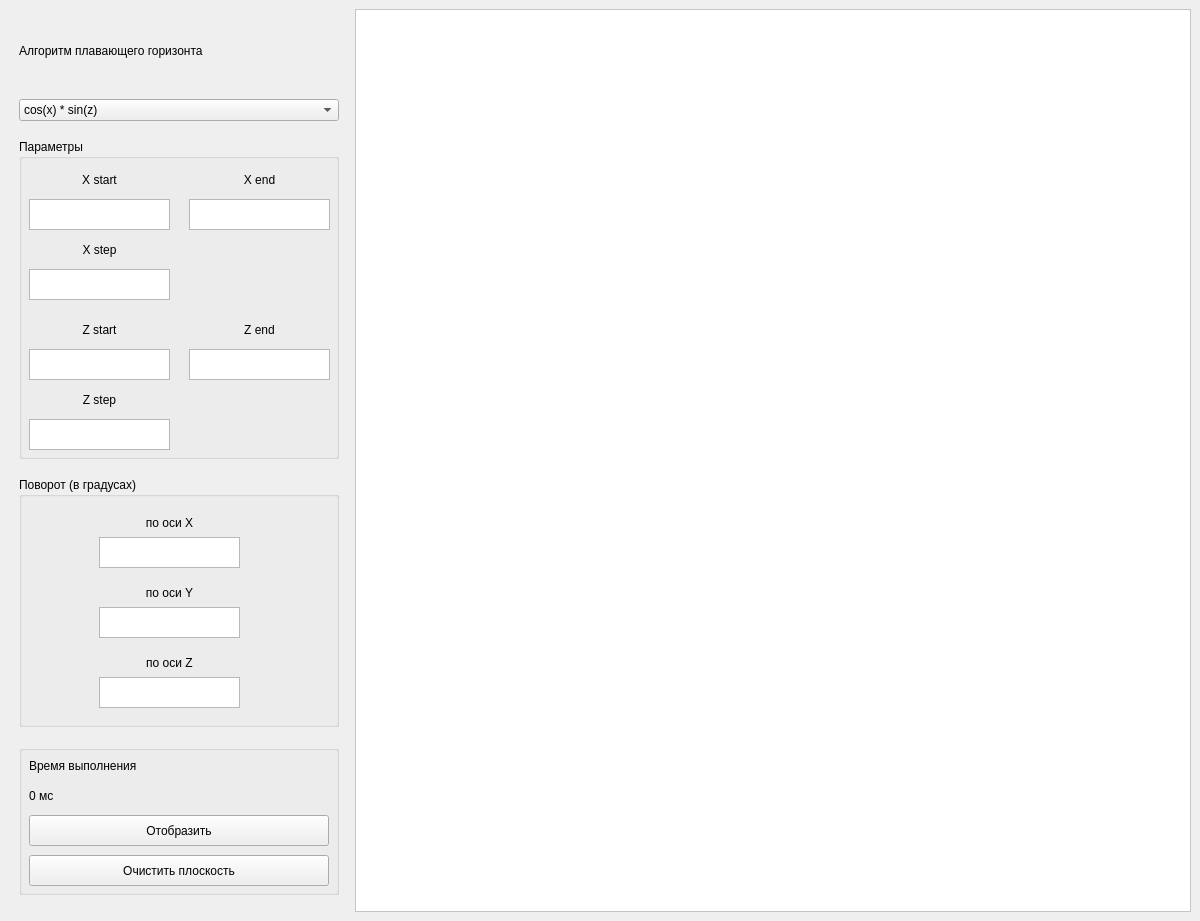
<?xml version="1.0" encoding="UTF-8"?>
<ui version="4.0">
 <class>mainWindow</class>
 <widget class="QMainWindow" name="mainWindow">
  <property name="geometry">
   <rect>
    <x>0</x>
    <y>0</y>
    <width>1200</width>
    <height>921</height>
   </rect>
  </property>
  <property name="minimumSize">
   <size>
    <width>1200</width>
    <height>921</height>
   </size>
  </property>
  <property name="windowTitle">
   <string>Лабораторная работа №9</string>
  </property>
  <widget class="QWidget" name="centralwidget">
   <layout class="QHBoxLayout" name="horizontalLayout_3">
    <item>
     <layout class="QVBoxLayout" name="verticalLayout">
      <property name="leftMargin">
       <number>10</number>
      </property>
      <property name="rightMargin">
       <number>10</number>
      </property>
      <item>
       <widget class="QLabel" name="label">
        <property name="minimumSize">
         <size>
          <width>320</width>
          <height>0</height>
         </size>
        </property>
        <property name="maximumSize">
         <size>
          <width>320</width>
          <height>60</height>
         </size>
        </property>
        <property name="text">
         <string>&lt;html&gt;&lt;head/&gt;&lt;body&gt;&lt;p&gt;Алгоритм плавающего горизонта&lt;/p&gt;&lt;/body&gt;&lt;/html&gt;</string>
        </property>
       </widget>
      </item>
      <item>
       <widget class="QComboBox" name="comboBox">
        <item>
         <property name="text">
          <string>cos(x) * sin(z)</string>
         </property>
        </item>
        <item>
         <property name="text">
          <string>sqrt(fabs(x * z))</string>
         </property>
        </item>
        <item>
         <property name="text">
          <string>exp(cos(x) * sin(z))</string>
         </property>
        </item>
        <item>
         <property name="text">
          <string>sin(x * z)</string>
         </property>
        </item>
       </widget>
      </item>
      <item>
       <widget class="QGroupBox" name="groupBox_3">
        <property name="minimumSize">
         <size>
          <width>0</width>
          <height>300</height>
         </size>
        </property>
        <property name="maximumSize">
         <size>
          <width>16777215</width>
          <height>320</height>
         </size>
        </property>
        <property name="title">
         <string>Параметры</string>
        </property>
        <widget class="QLabel" name="label_10">
         <property name="geometry">
          <rect>
           <x>10</x>
           <y>30</y>
           <width>141</width>
           <height>21</height>
          </rect>
         </property>
         <property name="text">
          <string>X start</string>
         </property>
         <property name="alignment">
          <set>Qt::AlignCenter</set>
         </property>
        </widget>
        <widget class="QLabel" name="label_11">
         <property name="geometry">
          <rect>
           <x>170</x>
           <y>30</y>
           <width>141</width>
           <height>21</height>
          </rect>
         </property>
         <property name="text">
          <string>X end</string>
         </property>
         <property name="alignment">
          <set>Qt::AlignCenter</set>
         </property>
        </widget>
        <widget class="QTextEdit" name="x_start">
         <property name="geometry">
          <rect>
           <x>10</x>
           <y>60</y>
           <width>141</width>
           <height>31</height>
          </rect>
         </property>
        </widget>
        <widget class="QTextEdit" name="x_end">
         <property name="geometry">
          <rect>
           <x>170</x>
           <y>60</y>
           <width>141</width>
           <height>31</height>
          </rect>
         </property>
        </widget>
        <widget class="QLabel" name="label_12">
         <property name="geometry">
          <rect>
           <x>10</x>
           <y>180</y>
           <width>141</width>
           <height>21</height>
          </rect>
         </property>
         <property name="text">
          <string>Z start</string>
         </property>
         <property name="alignment">
          <set>Qt::AlignCenter</set>
         </property>
        </widget>
        <widget class="QLabel" name="label_13">
         <property name="geometry">
          <rect>
           <x>170</x>
           <y>180</y>
           <width>141</width>
           <height>21</height>
          </rect>
         </property>
         <property name="text">
          <string>Z end</string>
         </property>
         <property name="alignment">
          <set>Qt::AlignCenter</set>
         </property>
        </widget>
        <widget class="QTextEdit" name="z_start">
         <property name="geometry">
          <rect>
           <x>10</x>
           <y>210</y>
           <width>141</width>
           <height>31</height>
          </rect>
         </property>
        </widget>
        <widget class="QTextEdit" name="z_end">
         <property name="geometry">
          <rect>
           <x>170</x>
           <y>210</y>
           <width>141</width>
           <height>31</height>
          </rect>
         </property>
        </widget>
        <widget class="QTextEdit" name="x_step">
         <property name="geometry">
          <rect>
           <x>10</x>
           <y>130</y>
           <width>141</width>
           <height>31</height>
          </rect>
         </property>
        </widget>
        <widget class="QLabel" name="label_14">
         <property name="geometry">
          <rect>
           <x>10</x>
           <y>100</y>
           <width>141</width>
           <height>21</height>
          </rect>
         </property>
         <property name="text">
          <string>X step</string>
         </property>
         <property name="alignment">
          <set>Qt::AlignCenter</set>
         </property>
        </widget>
        <widget class="QTextEdit" name="z_step">
         <property name="geometry">
          <rect>
           <x>10</x>
           <y>280</y>
           <width>141</width>
           <height>31</height>
          </rect>
         </property>
        </widget>
        <widget class="QLabel" name="label_15">
         <property name="geometry">
          <rect>
           <x>10</x>
           <y>250</y>
           <width>141</width>
           <height>21</height>
          </rect>
         </property>
         <property name="text">
          <string>Z step</string>
         </property>
         <property name="alignment">
          <set>Qt::AlignCenter</set>
         </property>
        </widget>
       </widget>
      </item>
      <item>
       <widget class="QGroupBox" name="groupBox_2">
        <property name="minimumSize">
         <size>
          <width>320</width>
          <height>250</height>
         </size>
        </property>
        <property name="maximumSize">
         <size>
          <width>320</width>
          <height>250</height>
         </size>
        </property>
        <property name="title">
         <string>Поворот (в градусах)</string>
        </property>
        <widget class="QTextEdit" name="angle_x">
         <property name="geometry">
          <rect>
           <x>80</x>
           <y>60</y>
           <width>141</width>
           <height>31</height>
          </rect>
         </property>
        </widget>
        <widget class="QTextEdit" name="angle_y">
         <property name="geometry">
          <rect>
           <x>80</x>
           <y>130</y>
           <width>141</width>
           <height>31</height>
          </rect>
         </property>
        </widget>
        <widget class="QLabel" name="label_4">
         <property name="geometry">
          <rect>
           <x>80</x>
           <y>30</y>
           <width>141</width>
           <height>31</height>
          </rect>
         </property>
         <property name="text">
          <string>по оси X</string>
         </property>
         <property name="alignment">
          <set>Qt::AlignCenter</set>
         </property>
        </widget>
        <widget class="QLabel" name="label_5">
         <property name="geometry">
          <rect>
           <x>80</x>
           <y>100</y>
           <width>141</width>
           <height>31</height>
          </rect>
         </property>
         <property name="text">
          <string>по оси Y</string>
         </property>
         <property name="alignment">
          <set>Qt::AlignCenter</set>
         </property>
        </widget>
        <widget class="QTextEdit" name="angle_z">
         <property name="geometry">
          <rect>
           <x>80</x>
           <y>200</y>
           <width>141</width>
           <height>31</height>
          </rect>
         </property>
        </widget>
        <widget class="QLabel" name="label_6">
         <property name="geometry">
          <rect>
           <x>80</x>
           <y>170</y>
           <width>141</width>
           <height>31</height>
          </rect>
         </property>
         <property name="text">
          <string>по оси Z</string>
         </property>
         <property name="alignment">
          <set>Qt::AlignCenter</set>
         </property>
        </widget>
       </widget>
      </item>
      <item>
       <widget class="QGroupBox" name="groupBox">
        <property name="minimumSize">
         <size>
          <width>0</width>
          <height>150</height>
         </size>
        </property>
        <property name="maximumSize">
         <size>
          <width>320</width>
          <height>150</height>
         </size>
        </property>
        <property name="title">
         <string/>
        </property>
        <widget class="QPushButton" name="plotBtn">
         <property name="geometry">
          <rect>
           <x>10</x>
           <y>70</y>
           <width>300</width>
           <height>31</height>
          </rect>
         </property>
         <property name="minimumSize">
          <size>
           <width>300</width>
           <height>31</height>
          </size>
         </property>
         <property name="text">
          <string>Отобразить</string>
         </property>
        </widget>
        <widget class="QPushButton" name="clearBtn">
         <property name="geometry">
          <rect>
           <x>10</x>
           <y>110</y>
           <width>300</width>
           <height>31</height>
          </rect>
         </property>
         <property name="minimumSize">
          <size>
           <width>300</width>
           <height>31</height>
          </size>
         </property>
         <property name="maximumSize">
          <size>
           <width>300</width>
           <height>31</height>
          </size>
         </property>
         <property name="text">
          <string>Очистить плоскость</string>
         </property>
        </widget>
        <widget class="QLabel" name="label_2">
         <property name="geometry">
          <rect>
           <x>10</x>
           <y>10</y>
           <width>261</width>
           <height>21</height>
          </rect>
         </property>
         <property name="text">
          <string>Время выполнения</string>
         </property>
        </widget>
        <widget class="QLabel" name="timeLabel">
         <property name="geometry">
          <rect>
           <x>10</x>
           <y>40</y>
           <width>211</width>
           <height>21</height>
          </rect>
         </property>
         <property name="text">
          <string>0 мс</string>
         </property>
        </widget>
       </widget>
      </item>
     </layout>
    </item>
    <item>
     <widget class="QGraphicsView" name="graphicsView">
      <property name="sizePolicy">
       <sizepolicy hsizetype="Expanding" vsizetype="Expanding">
        <horstretch>0</horstretch>
        <verstretch>0</verstretch>
       </sizepolicy>
      </property>
      <property name="styleSheet">
       <string notr="true">background:white</string>
      </property>
     </widget>
    </item>
   </layout>
  </widget>
  <action name="action">
   <property name="text">
    <string>Загрузить данные</string>
   </property>
  </action>
 </widget>
 <resources/>
 <connections/>
</ui>
